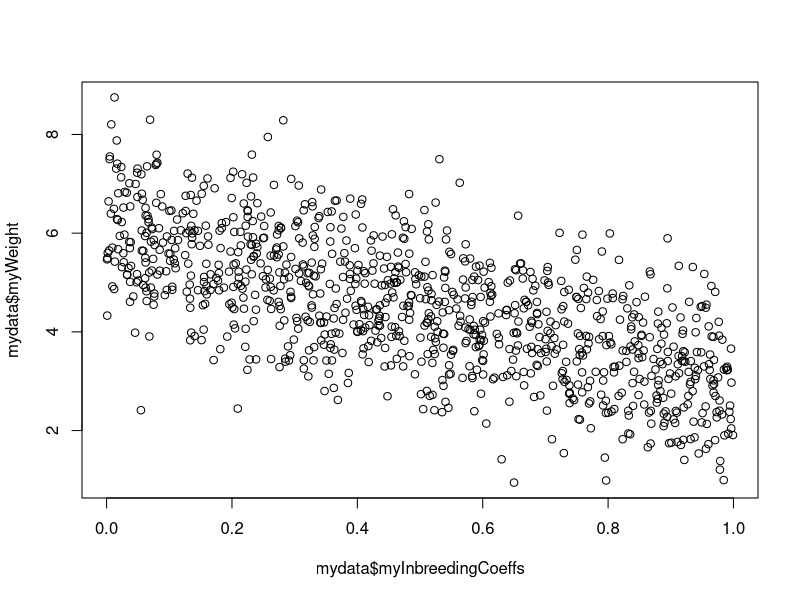

Generate this figure with R: (Note: this script raises an error after producing the figure.)
## ---- chunk 1
knitr::opts_chunk$set(echo = TRUE)
## ---- chunk 2
myInbreedingCoeffs <- runif(1000, min=0, max=1)
myIntercept = 6
myBeta = -3
mySd = 1

myWeight = rnorm(n=1000, mean = myInbreedingCoeffs*myBeta + myIntercept, sd=mySd)

mydata <- data.frame(myInbreedingCoeffs, myWeight)
## ---- chunk 3

plot(mydata$myInbreedingCoeffs, mydata$myWeight)
## ---- chunk 4
#define a deterministic funciton
detFunc <- function(x,a,b){
    return(a + b*x)
}

# specify the inverse link function
invLink <- function(z){
    return(z)
}

# run a regression with mle2()
mod <- mle2(myWeight ~ dnorm(mean=invLink( detFunc(myInbreedingCoeffs,a,b)), sd=s),
            data=mydata,
            start=list("a"=5,"b"=0, "s"=1))

mod

## ---- chunk 5
#no need to change the detFunc and invLink
smallSample = sample(1:1000, size=25, replace=F)
mydataSample <- mydata[smallSample,]

plot(mydataSample$myInbreedingCoeffs, mydataSample$myWeight)

mod2 <- mle2(myWeight ~ dnorm(mean=invLink( detFunc(myInbreedingCoeffs,a,b)), sd=s),
            data=mydataSample,
            start=list("a"=5,"b"=0, "s"=1))

mod2
## ---- chunk 6
sampleEffects <- function(){
  smallSample = sample(1:1000, size=25, replace=F)
  mydataSample <- mydata[smallSample,]
  mod2 <- mle2(myWeight ~ dnorm(mean=invLink( detFunc(myInbreedingCoeffs,a,b)), sd=s),
            data=mydataSample,
            start=list("a"=5,"b"=0, "s"=1))
  return(mod2@coef[[1]])
}

myEffects <- replicate(200, sampleEffects())

summary(myEffects)
## ---- chunk 7
mydata$myNoisyCoeffs <- mydata$myInbreedingCoeffs + rnorm(n=1000, mean=0, sd=0.2)

## ---- chunk 8
mod3 <- mle2(myWeight ~ dnorm(mean=invLink( detFunc(myNoisyCoeffs,a,b)), sd=s),
            data=mydata,
            start=list("a"=5,"b"=0, "s"=1))

mod3

## ---- chunk 9
noiseEffects <- function(){
  mydata$myNoisyCoeffs <- mydata$myInbreedingCoeffs + rnorm(n=1000, mean=0, sd=0.2)
mod3 <- mle2(myWeight ~ dnorm(mean=invLink( detFunc(myNoisyCoeffs,a,b)), sd=s),
            data=mydata,
            start=list("a"=5,"b"=0, "s"=1))

  return(mod3@coef[[1]])
}

myEffects <- replicate(200, noiseEffects())

summary(myEffects)

